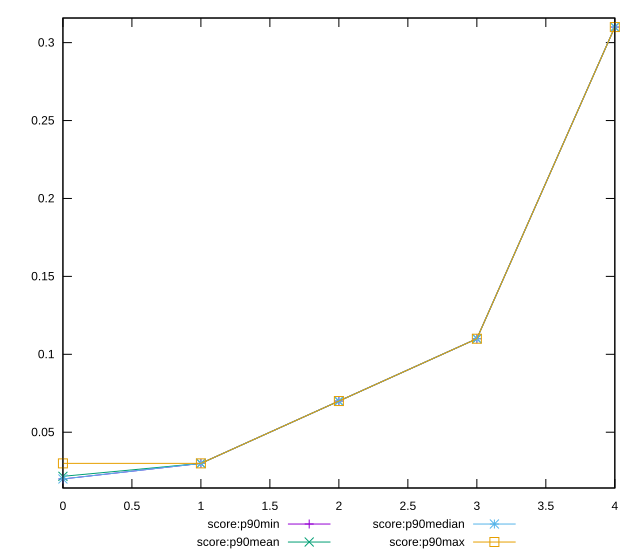

Write the gnuplot code that produced this figure.
reset

$scoreP90Min <<EOF
0 0.02
1 0.03
2 0.07
3 0.11
4 0.31
EOF

$scoreP90Mean <<EOF
0 0.021702127659574483
1 0.02999999999999996
2 0.07000000000000008
3 0.10999999999999997
4 0.3099999999999995
EOF

$scoreP90Median <<EOF
0 0.02
1 0.03
2 0.07
3 0.11
4 0.31
EOF

$scoreP90Max <<EOF
0 0.03
1 0.03
2 0.07
3 0.11
4 0.31
EOF

set key outside below
set xrange [0:4]
set yrange [0.0142:0.31579999999999997]
set trange [0.0142:0.31579999999999997]
set terminal svg size 640, 560 enhanced background rgb 'white'
set output "report_00017_2021-02-10T15-08-03.406Z/uses-long-cache-ttl/progression/score.svg"

plot $scoreP90Min title "score:p90min" with linespoints, \
     $scoreP90Mean title "score:p90mean" with linespoints, \
     $scoreP90Median title "score:p90median" with linespoints, \
     $scoreP90Max title "score:p90max" with linespoints

reset
